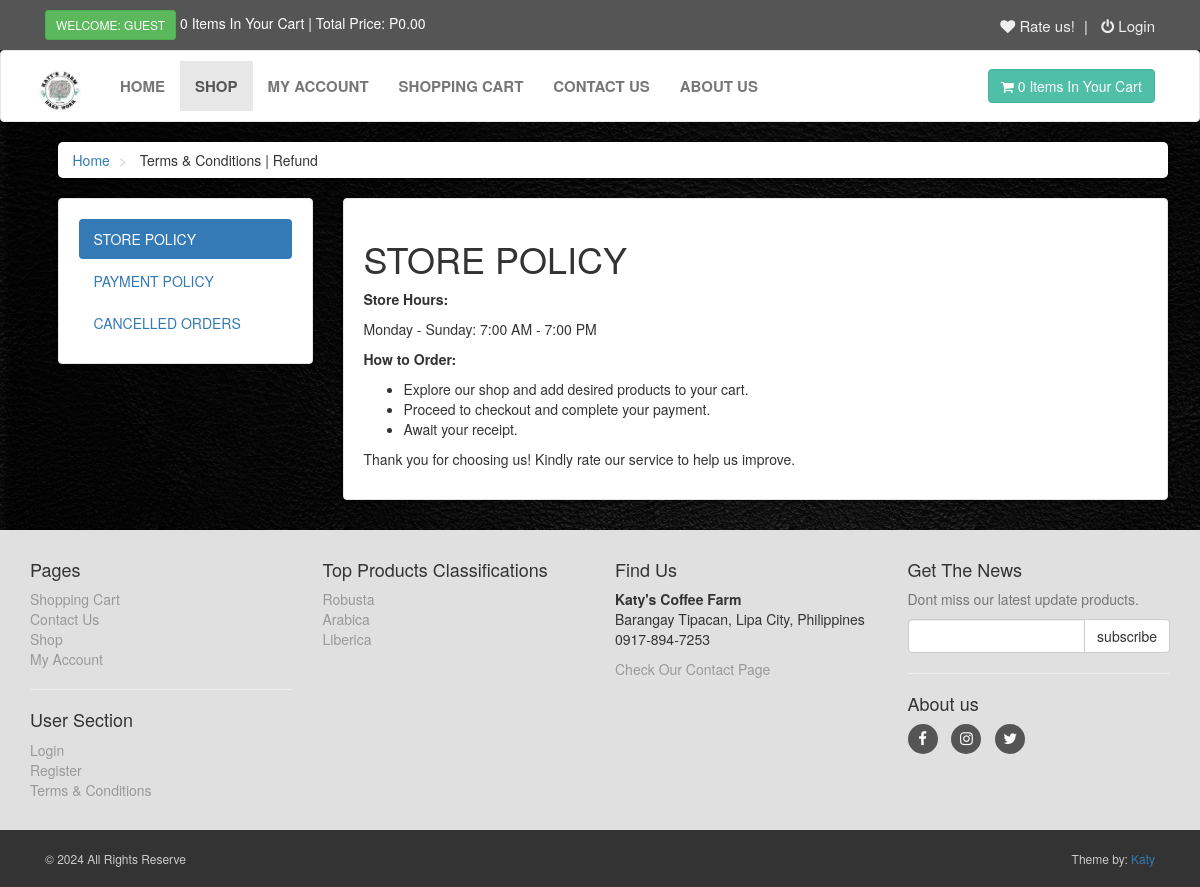
Page /terms.php on the committed database.
### tables this page shows
CREATE TABLE `terms` (
  `term_id` int(10) NOT NULL,
  `term_title` varchar(20) NOT NULL,
  `term_link` varchar(100) NOT NULL,
  `term_desc` text NOT NULL
);

CREATE TABLE `product_classifications` (
  `p_cat_id` int(10) NOT NULL,
  `p_cat_title` varchar(20) NOT NULL,
  `p_cat_image` varchar(100) NOT NULL
);

### terms.php (the view, shortened to what this page needs)
<?php
    include("includes/header.php");
?>
   <div id="content">
       <div class="container">
           <div class="col-md-12">
               <ul class="breadcrumb">
                   <li>
                       <a href="index.php">Home</a>
                   </li>
                   <li>
                       Terms & Conditions | Refund
                   </li>
               </ul>
           </div>
            <div class="col-md-3">
                <div class="box">
                    <ul class="nav nav-pills nav-stacked">
                        <?php
                        $get_terms = "select * from terms LIMIT 0,1";
                        $run_terms = mysqli_query($con,$get_terms);
                        while($row_terms=mysqli_fetch_array($run_terms)){
                            $term_title = $row_terms['term_title'];
                            $term_link = $row_terms['term_link'];
                        ?>
                        <li class="active">
                            <a data-toggle="pill" href="#<?php echo $term_link; ?>">
                                <?php echo $term_title; ?>
                            </a>
                        </li>
                        <?php } ?>
                        <?php
                            $count_terms = "select * from terms";
                            $run_count_terms = mysqli_query($con,$count_terms);
                            $count = mysqli_num_rows($run_count_terms);
                            $get_terms = "select * from terms LIMIT 1,$count";
                            $run_terms = mysqli_query($con,$get_terms);
                            while($row_terms=mysqli_fetch_array($run_terms)){
                                $term_title = $row_terms['term_title'];
                                $term_link = $row_terms['term_link'];
                        ?>
                        <li>
                            <a data-toggle="pill" href="#<?php echo $term_link; ?>">
                                <?php echo $term_title; ?>
                            </a>
                        </li>
                        <?php } ?>
                    </ul>
                </div>
            </div>
            <div class="col-md-9">
                <div class="box">
                    <div class="tab-content">
                    <?php
                        $get_terms = "select * from terms LIMIT 0,1";
                        $run_terms = mysqli_query($con,$get_terms);
                        while($row_terms=mysqli_fetch_array($run_terms)){
                            $term_title = $row_terms['term_title'];
                            $term_desc = $row_terms['term_desc'];
                            $term_link = $row_terms['term_link'];
                    ?>
                        <div id="<?php echo $term_link; ?>" class="tab-pane fade in active">
                        <h1 class="tabTitle"><?php echo $term_title; ?></h1>
                        <p class="tabDesc"><?php echo $term_desc; ?></p>
                        </div>
                    <?php } ?>
                    </div>
                </div>
            </div>
       </div>
   </div>
   <?php
    include("includes/footer.php");
    ?>
</body>
</html>

### includes/footer.php (shortened to what this page needs)
<div id="footer">
    <div class="container">
        <div class="row">
            <div class="col-sm-6 col-md-3">
               <h4>Pages</h4>
                <ul>
                    <li><a href="cart.php">Shopping Cart</a></li>
                    <li><a href="contact.php">Contact Us</a></li>
                    <li><a href="shop.php">Shop</a></li>
                    <li><a href="customer/my_account.php">My Account</a></li>
                </ul>
                <hr>
                <h4>User Section</h4>
                <ul>
                           <?php
                           if(!isset($_SESSION['customer_email'])){
                               echo"<a href='checkout.php'>Login</a>";
                           }else{
                              echo"<a href='customer/my_account.php?my_orders'>My Account</a>";
                           }
                           ?>
                    <li><a href="customer_register.php">Register</a></li>
                    <li><a href="terms.php">Terms & Conditions</a></li>
                </ul>
            </div>
            <div class="com-sm-6 col-md-3">
                <h4>Top Products Classifications</h4>
                <ul>
                    <?php
                        $get_p_cats = "select * from product_classifications";
                        $run_p_cats = mysqli_query($con,$get_p_cats);
                        while($row_p_cats=mysqli_fetch_array($run_p_cats)){
                            $p_cat_id = $row_p_cats['p_cat_id'];
                            $p_cat_title = $row_p_cats['p_cat_title'];
                            echo "
                                <li>
                                    <a href='shop.php?p_cat=$p_cat_id'>
                                        $p_cat_title
                                    </a>
                                </li>
                            ";
                        }
                    ?>
                </ul>
            </div>
            <div class="col-sm-6 col-md-3">
                <h4>Find Us</h4>
                <p>
                    <strong>Katy's Coffee Farm</strong>
                    <br/>Barangay Tipacan, Lipa City, Philippines
                    <br/>0917-894-7253
                </p>
                <a href="contact.php">Check Our Contact Page</a>
            </div>
            <div class="col-sm-6 col-md-3">
                <h4>Get The News</h4>
                <p class="text-muted">
                    Dont miss our latest update products.
                </p>
                <form action="https://feedburner.google.com/fb/a/mailverify" method="post" target="popupwindow" onsubmit="window.open('https://feedburner.google.com/fb/a/mailverify?uri=M-devMedia', 'popupwindow', 'scrollbars=yes,width=550,height=520');return true" method="post">
                    <div class="input-group">
                        <input type="text" class="form-control" name="email">
                        <span class="input-group-btn">
                            <input type="submit" value="subscribe" class="btn btn-default">
                        </span>
                    </div>
                </form>
                <hr>
                <h4>About us</h4>
                <p class="social">
                    <a href="https://www.facebook.com/profile.php?id=100057324555412" target="_blank" class="fa fa-facebook"></a>
                    <a target="_blank" class="fa fa-instagram"></a>
                    <a target="_blank" class="fa fa-twitter"></a>
                </p>
            </div>
        </div>
    </div>
</div>
<div id="copyright">
    <div class="container">
        <div class="col-md-6">
            <p class="pull-left">&copy; 2024 All Rights Reserve</p>
        </div>
        <div class="col-md-6">
            <p class="pull-right">Theme by: <a href="#">Katy</a></p>
        </div>
    </div>
</div>

### styles/style.css (style rules this page uses)
body { font-size: 14px; line-height: 1.42857143; color: #333333; background-image: url(../images/bg.jpg); background-size: cover; overflow-x: hidden; }
.box { background: #ffffff; margin: 0 0 30px; border: solid 1px #e6e6e6; box-sizing: border-box; padding: 20px; box-shadow: 0px 2px 5px rgba(0, 0, 0, 0.3); border-radius: 4px; }
#content { padding-left: 25px; }
.breadcrumb { padding: 8px 15px; margin-bottom: 20px; background: #ffffff; border-radius: 5px; box-shadow: 0px 1px 5px rgba(0, 0, 0, 0.5); }
.breadcrumb > li + li:before { content: ">\00a0"; color: #cccccc; }
#footer { background: #e0e0e0; padding: 20px 0; }
#footer a { color: #999999; padding: 0; text-decoration: none; }
#footer ul { list-style: none; padding-left: 0px; }
#footer .social { text-align: left; }
#footer .social a { margin: 0px 10px 0px 0px; display: inline-block; color: #ffffff; width: 30px; height: 30px; border-radius: 15px; line-height: 30px; font-size: 15px; text-align: center; vertical-align: bottom; background: #555555; text-decoration: none; }
#copyright { background: #333333; color: #cccccc; padding: 20px 0px; font-size: 12px; }
#copyright p { margin: 0px; }

### rows in the picture
terms: term_title "STORE POLICY", term_desc "Store Hours: Monday - Sunday: 7:00 AM - 7:00 PM How to Order: Explore our shop and add desired products to your cart. Proceed to checkout and complete your payment. Await your receipt. Thank you for choosing us! Kindly rate our service to help us improve."
terms: term_title "PAYMENT POLICY"
terms: term_title "CANCELLED ORDERS"
product_classifications: p_cat_title "Robusta"
product_classifications: p_cat_title "Arabica"
product_classifications: p_cat_title "Liberica"

### other values in the picture
$count_items "0 0"
$total "0"
